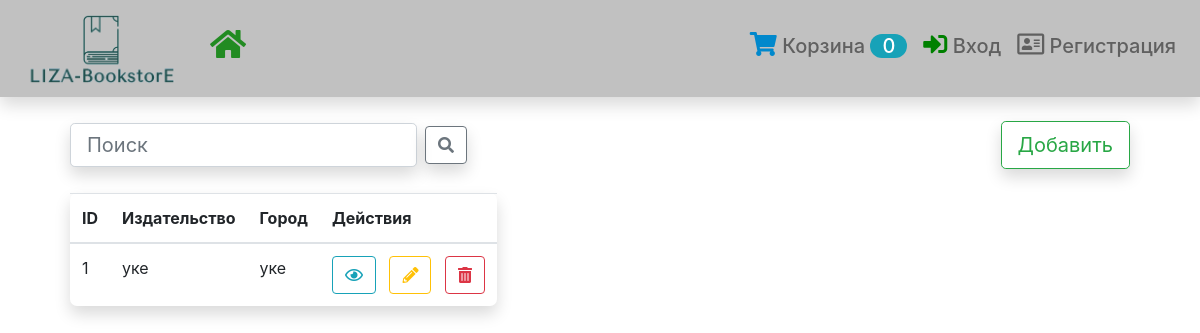
Page /directory/publishing/ on the earlier database version.
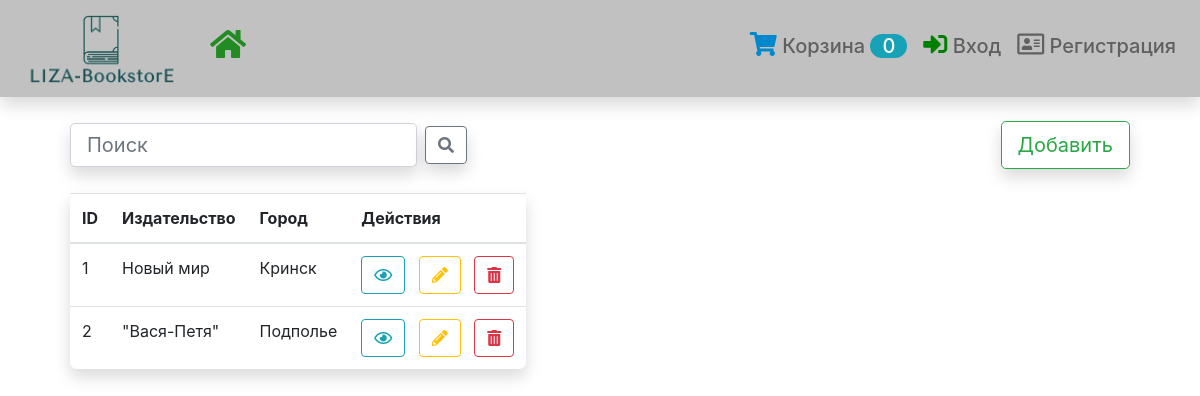
Same page on the later database version.
### directory/models.py (models this page shows, shortened)
class Publishing(models.Model):
    name = models.CharField('Издательство', max_length=120)
    description = models.CharField('Город', max_length=40)
    class Meta:
        verbose_name = 'Издательство'
        verbose_name_plural = 'Издательства'

### directory/views.py (the view)
# urls.py: path('publishing/', PublishingList.as_view(), name='publishing-list'),
class PublishingList(SearchLV):
    model = Publishing

### cart/views.py (called while the page is built)
    def get_context_data(self, **kwargs):
        context = super().get_context_data(**kwargs)
        cart_id = self.request.session.get('cart_id', '0')
        if cart_id != '0':
            context['cart_count'] = Cart.objects.get(pk=cart_id).book_in_cart_count
        else:
            context['cart_count'] = cart_id
        return context

### directory/views.py (called while the page is built)
    def get_queryset(self):
        qs = super().get_queryset()
        search = self.request.GET.get('sss', False)
        if search != 0:
            return qs.filter(Q(name__icontains=search))
        return qs

### directory/templates/directory/publishing_list.html (shortened to what this page needs)
{% extends 'base.html' %}
{% block content %}
<div class="form-inline">
    <form action="" method="get" class="form-inline">
        <input class="form-control mr-sm-2 btn-lg shadow" type="search" placeholder="Поиск"
               aria-label="Search"
               name="sss">
        <button class="btn btn-outline-secondary shadow" type="submit"><i class="fas fa-search"></i></button>
    </form>
    <a style="position: relative; margin-left: auto" href="{% url 'publishing-create' %}">
        <button class="btn btn-outline-success btn-lg my-2 my-sm-0 shadow">Добавить</button>
    </a>
</div><br>
<table class="table shadow" style="width: auto; border-radius: 7px">
    <thead>
    <tr>
        <th>ID</th>
        <th>Издательство</th>
        <th>Город</th>
        <th>Действия</th>
    </tr>
    </thead>
    <tbody>
    {% for object in object_list %}
    <tr>
        <td>{{ object.pk }}</td>
        <td>{{ object.name }}</td>
        <td>{{ object.description }}</td>
        <td>
            <a class="btn btn-outline-info" href="{% url 'publishing-detail' object.pk %}"><i class="far fa-eye"></i></a>&nbsp;&nbsp;
            <a class="btn btn-outline-warning" href="{% url 'publishing-update' object.pk %}"><i
                    class="fas fa-pencil-alt"></i></a>&nbsp;&nbsp;
            <a class="btn btn-outline-danger" href="{% url 'publishing-delete' object.pk %}"><i
                    class="fas fa-trash-alt"></i></a>
        </td>
    </tr>
    {% endfor %}
    </tbody>
</table>
{% endblock %}

Differences in the rows shown:
changed Publishing id 1: name "уке" → "Новый мир"; description "уке" → "Кринск"
added Publishing: pk "2", name "\"Вася-Петя\"", description "Подполье"
